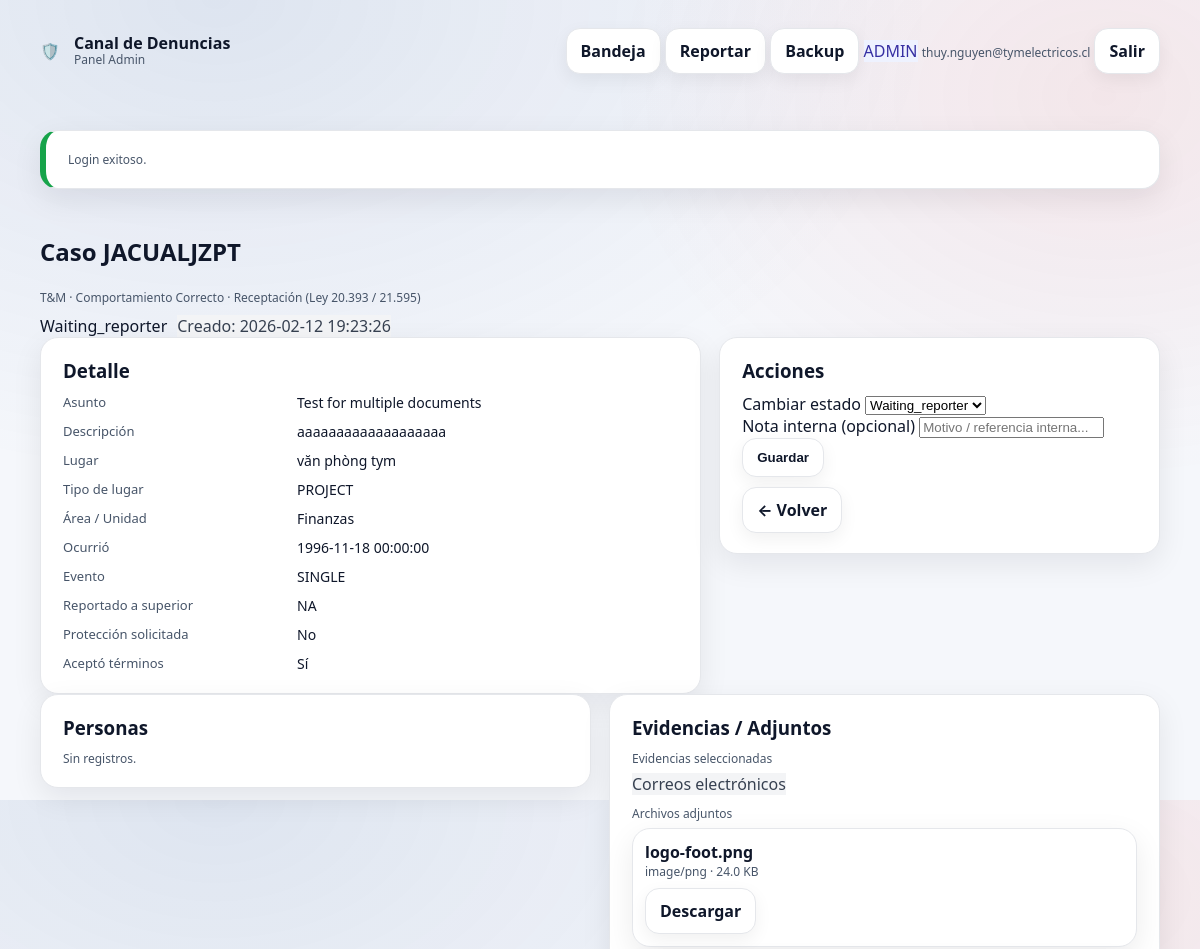
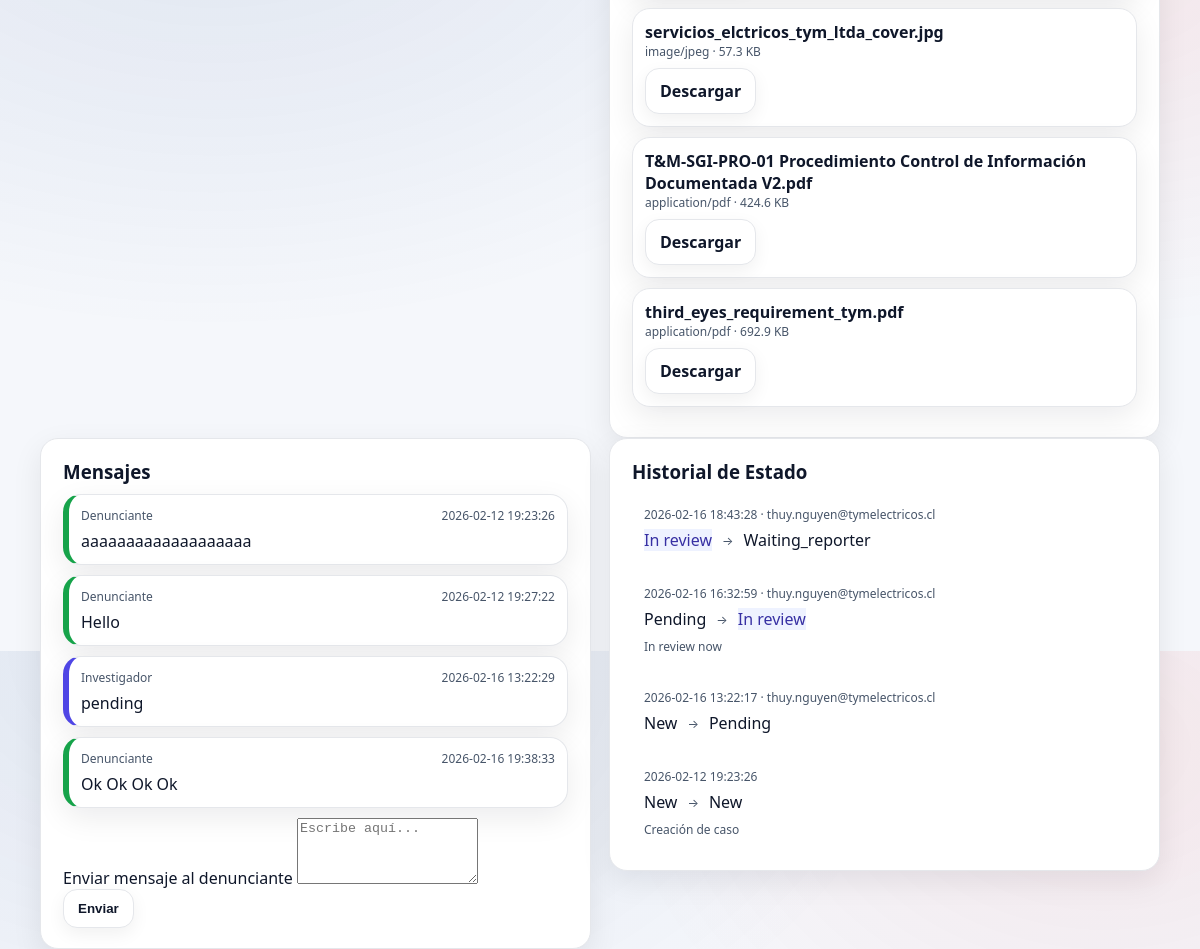
/admin/report_view.php?id=53 (signed in), run on the app's committed database (2 pictures, top to bottom).
### tables this page shows
CREATE TABLE `portal_admin_user` (
  `id` int(11) NOT NULL,
  `email` varchar(190) NOT NULL,
  `full_name` varchar(160) DEFAULT NULL,
  `role` enum('ADMIN','INVESTIGATOR','READONLY') NOT NULL DEFAULT 'INVESTIGATOR',
  `password_hash` varchar(255) NOT NULL,
  `is_active` tinyint(1) NOT NULL DEFAULT 1,
  `last_login_at` datetime DEFAULT NULL,
  `created_at` timestamp NOT NULL DEFAULT current_timestamp()
);

CREATE TABLE `portal_report` (
  `id` bigint(20) NOT NULL,
  `company_id` int(11) NOT NULL,
  `category_id` int(11) DEFAULT NULL,
  `secondary_classification` varchar(255) DEFAULT NULL,
  `report_key` varchar(16) NOT NULL,
  `password_hash` varchar(255) NOT NULL,
  `is_anonymous` tinyint(1) NOT NULL DEFAULT 1,
  `reporter_name` varchar(120) DEFAULT NULL,
  `reporter_rut` varchar(20) DEFAULT NULL,
  `reporter_email` varchar(160) DEFAULT NULL,
  `reporter_cargo` varchar(120) DEFAULT NULL,
  `reporter_phone` varchar(60) DEFAULT NULL,
  `subject` varchar(200) NOT NULL,
  `description` mediumtext NOT NULL,
  `location` varchar(200) DEFAULT NULL,
  `location_type` enum('COMPANY','PROJECT','REMOTE','OTHER') DEFAULT NULL,
  `area_unit` varchar(160) DEFAULT NULL,
  `occurred_at` datetime DEFAULT NULL,
  `event_kind` enum('SINGLE','REITERATED') NOT NULL DEFAULT 'SINGLE',
  `event_period` varchar(160) DEFAULT NULL,
  `reported_to_superior` enum('YES','NO','NA') NOT NULL DEFAULT 'NA',
  `protection_requested` tinyint(1) NOT NULL DEFAULT 0,
  `protection_detail` varchar(500) DEFAULT NULL,
  `status` varchar(32) NOT NULL DEFAULT 'NEW',
  `terms_accepted` tinyint(1) NOT NULL DEFAULT 0,
  `terms_accepted_at` datetime DEFAULT NULL,
  `terms_accepted_ip` varchar(45) DEFAULT NULL,
  `terms_accepted_ua` varchar(255) DEFAULT NULL,
  `evidence_other_detail` varchar(500) DEFAULT NULL,
  `created_at` timestamp NOT NULL DEFAULT current_timestamp(),
  `updated_at` timestamp NULL DEFAULT NULL ON UPDATE current_timestamp()
);

CREATE TABLE `portal_company` (
  `id` int(11) NOT NULL,
  `name` varchar(120) NOT NULL,
  `slug` varchar(80) NOT NULL,
  `logo_path` varchar(255) DEFAULT NULL,
  `is_active` tinyint(1) NOT NULL DEFAULT 1,
  `created_at` timestamp NOT NULL DEFAULT current_timestamp()
);

CREATE TABLE `portal_category_group` (
  `id` int(11) NOT NULL,
  `company_id` int(11) NOT NULL,
  `code` varchar(40) NOT NULL,
  `name` varchar(160) NOT NULL,
  `law_ref` varchar(80) DEFAULT NULL,
  `description` text DEFAULT NULL,
  `sort_order` int(11) NOT NULL DEFAULT 0,
  `is_active` tinyint(1) NOT NULL DEFAULT 1,
  `created_at` timestamp NOT NULL DEFAULT current_timestamp()
);

CREATE TABLE `portal_category` (
  `id` int(11) NOT NULL,
  `company_id` int(11) NOT NULL,
  `group_id` int(11) DEFAULT NULL,
  `code` varchar(40) DEFAULT NULL,
  `name` varchar(120) NOT NULL,
  `is_active` tinyint(1) NOT NULL DEFAULT 1,
  `sort_order` int(11) NOT NULL DEFAULT 0,
  `created_at` timestamp NOT NULL DEFAULT current_timestamp()
);

CREATE TABLE `portal_evidence_type` (
  `id` int(11) NOT NULL,
  `code` varchar(40) NOT NULL,
  `name` varchar(120) NOT NULL
);

CREATE TABLE `portal_report_attachment` (
  `id` bigint(20) NOT NULL,
  `report_id` bigint(20) NOT NULL,
  `stored_path` varchar(255) NOT NULL,
  `original_name` varchar(255) NOT NULL,
  `mime_type` varchar(120) NOT NULL,
  `size_bytes` bigint(20) NOT NULL DEFAULT 0,
  `sha256` char(64) DEFAULT NULL,
  `created_at` timestamp NOT NULL DEFAULT current_timestamp()
);

CREATE TABLE `portal_report_message` (
  `id` bigint(20) NOT NULL,
  `report_id` bigint(20) NOT NULL,
  `sender_type` enum('REPORTER','INVESTIGATOR') NOT NULL DEFAULT 'REPORTER',
  `message` mediumtext NOT NULL,
  `created_at` timestamp NOT NULL DEFAULT current_timestamp()
);

CREATE TABLE `portal_report_status_history` (
  `id` bigint(20) NOT NULL,
  `report_id` bigint(20) NOT NULL,
  `old_status` varchar(32) NOT NULL,
  `new_status` varchar(32) NOT NULL,
  `note` varchar(500) DEFAULT NULL,
  `changed_by_admin_id` int(11) DEFAULT NULL,
  `created_at` timestamp NOT NULL DEFAULT current_timestamp()
);

### admin/report_view.php (the view, shortened to what the rows shown need)
<?php
require_once __DIR__ . "/_admin_bootstrap.php";
$db = db_conn();
$admin = admin_require_login($db);
$id = (int)($_GET['id'] ?? 0);
function fetch_report(mysqli $db, int $id): ?array {
  $sql = "SELECT
            r.*,
            c.name AS company_name,
            cat.name AS category_name,
            g.name AS group_name,
            g.law_ref AS law_ref
          FROM portal_report r
          JOIN portal_company c ON c.id = r.company_id
          LEFT JOIN portal_category cat ON cat.id = r.category_id
          LEFT JOIN portal_category_group g ON g.id = cat.group_id
          WHERE r.id = ? LIMIT 1";
  $st = $db->prepare($sql);
  $st->bind_param("i", $id);
  $st->execute();
  $res = $st->get_result();
  $row = $res->fetch_assoc();
  return $row ?: null;
}
$report = fetch_report($db, $id);
$evidence = [];
$rse = $db->prepare("SELECT et.code, et.name
                     FROM portal_report_evidence re
                     JOIN portal_evidence_type et ON et.id = re.evidence_type_id
                     WHERE re.report_id = ?
                     ORDER BY et.id ASC");
$rse->bind_param("i", $id);
$rse->execute();
$rese = $rse->get_result();
while ($row = $rese->fetch_assoc()) $evidence[] = $row;
$attachments = [];
$rsa = $db->prepare("SELECT * FROM portal_report_attachment WHERE report_id = ? ORDER BY id ASC");
$rsa->bind_param("i", $id);
$rsa->execute();
$resa = $rsa->get_result();
while ($row = $resa->fetch_assoc()) $attachments[] = $row;
$messages = [];
$rsm = $db->prepare("SELECT * FROM portal_report_message WHERE report_id = ? ORDER BY created_at ASC");
$rsm->bind_param("i", $id);
$rsm->execute();
$resm = $rsm->get_result();
while ($row = $resm->fetch_assoc()) $messages[] = $row;
$history = [];
$rsh = $db->prepare("SELECT h.*, u.email AS admin_email
                     FROM portal_report_status_history h
                     LEFT JOIN portal_admin_user u ON u.id = h.changed_by_admin_id
                     WHERE h.report_id = ?
                     ORDER BY h.created_at DESC, h.id DESC");
$rsh->bind_param("i", $id);
$rsh->execute();
$resh = $rsh->get_result();
while ($row = $resh->fetch_assoc()) $history[] = $row;
require __DIR__ . "/_layout_top.php";
?>
<section class="hero" style="padding-top:26px">
  <h1>Caso <?= h($report['report_key']) ?></h1>
  <p class="small">
    <?= h($report['company_name']) ?> ·
    <?= h($report['group_name'] ?? '-') ?> ·
    <?= h($report['category_name'] ?? '-') ?>
    <?php if (!empty($report['law_ref'])): ?> (<?= h($report['law_ref']) ?>)<?php endif; ?>
  </p>
  <div style="display:flex;gap:10px;flex-wrap:wrap;margin-top:8px">
    <span class="tag <?= h(admin_status_tag_class((string)$report['status'])) ?>"><?= h(status_label((string)$report['status'])) ?></span>
    <span class="tag tag-neutral">Creado: <?= h($report['created_at']) ?></span>
  </div>
</section>
<div class="grid" style="grid-template-columns: 1.2fr .8fr; align-items:start">
  <div class="card">
    <div class="kv">
      <div class="k">Asunto</div><div class="v"><?= h($report['subject']) ?></div>
      <div class="k">Descripción</div><div class="v"><?= nl2br(h($report['description'])) ?></div>
      <div class="k">Lugar</div><div class="v"><?= h($report['location'] ?? '-') ?></div>
      <div class="k">Tipo de lugar</div><div class="v"><?= h($report['location_type'] ?? '-') ?></div>
      <div class="k">Área / Unidad</div><div class="v"><?= h($report['area_unit'] ?? '-') ?></div>
      <div class="k">Ocurrió</div><div class="v"><?= h($report['occurred_at'] ?? '-') ?></div>
      <div class="k">Evento</div><div class="v"><?= h($report['event_kind'] ?? '-') ?> <?= !empty($report['event_period']) ? ' · '.h($report['event_period']) : '' ?></div>
      <div class="k">Reportado a superior</div><div class="v"><?= h($report['reported_to_superior'] ?? '-') ?></div>
      <div class="k">Protección solicitada</div><div class="v"><?= ((int)$report['protection_requested']===1) ? 'Sí' : 'No' ?></div>
      <div class="k">Aceptó términos</div><div class="v"><?= ((int)$report['terms_accepted']===1) ? 'Sí' : 'No' ?></div>
    </div>
  </div>
  <div class="card">
    <form method="post" class="form-grid" style="margin-bottom:10px">
      <div>
        <label>Nota interna (opcional)</label>
        <input name="note" placeholder="Motivo / referencia interna..." <?= admin_can_edit($admin) ? '' : 'disabled' ?>>
      </div>
    </form>
  </div>
</div>
<div class="grid" style="grid-template-columns: 1fr 1fr; align-items:start">
  <div class="card">
    <div style="margin-bottom:10px">
      <div class="small" style="margin-bottom:6px">Evidencias seleccionadas</div>
      <?php if (!$evidence): ?>
        <span class="tag tag-neutral">Ninguna</span>
      <?php else: ?>
        <?php foreach ($evidence as $e): ?>
          <span class="tag tag-neutral"><?= h($e['name']) ?></span>
        <?php endforeach; ?>
      <?php endif; ?>
    </div>
    <div>
      <?php if (!$attachments): ?>
        <div class="small">Sin archivos.</div>
      <?php else: ?>
        <?php foreach ($attachments as $a): ?>
          <div class="card" style="padding:12px;margin:0 0 10px">
            <div style="font-weight:800"><?= h($a['original_name']) ?></div>
            <div class="small"><?= h($a['mime_type']) ?> · <?= h(admin_format_bytes((int)$a['size_bytes'])) ?></div>
            <div style="margin-top:8px">
              <a class="btn btn-ghost" href="<?= admin_link('/admin/download.php?id='.(int)$a['id']) ?>">Descargar</a>
            </div>
          </div>
        <?php endforeach; ?>
      <?php endif; ?>
    </div>
  </div>
</div>
<div class="grid" style="grid-template-columns: 1fr 1fr; align-items:start">
  <div class="card">
    <?php if (!$messages): ?>
      <div class="small">Aún no hay mensajes.</div>
    <?php else: ?>
      <?php foreach ($messages as $m): ?>
        <?php $fromInv = ($m['sender_type'] ?? '') === 'INVESTIGATOR'; ?>
        <div class="card" style="padding:12px;margin:0 0 10px;border-left:6px solid <?= $fromInv ? '#4f46e5' : '#16a34a' ?>;">
          <div class="small" style="display:flex;justify-content:space-between;gap:10px">
            <span><?= $fromInv ? 'Investigador' : 'Denunciante' ?></span>
            <span><?= h($m['created_at']) ?></span>
          </div>
          <div style="margin-top:6px"><?= nl2br(h($m['message'])) ?></div>
        </div>
      <?php endforeach; ?>
    <?php endif; ?>
    <form method="post" class="form-grid" style="margin-top:10px">
      <div>
        <label>Enviar mensaje al denunciante</label>
        <textarea name="message" rows="4" placeholder="Escribe aquí..." <?= admin_can_edit($admin) ? '' : 'disabled' ?>></textarea>
      </div>
    </form>
  </div>
  <div class="card">
    <?php if (!$history): ?>
      <div class="small">Sin historial (verifica que creaste la tabla portal_report_status_history).</div>
    <?php else: ?>
      <div class="timeline">
        <?php foreach ($history as $hrow): ?>
          <div class="item">
            <div class="meta">
              <?= h($hrow['created_at']) ?>
              <?php if (!empty($hrow['admin_email'])): ?>
                · <?= h($hrow['admin_email']) ?>
              <?php endif; ?>
            </div>
            <div style="display:flex;gap:10px;align-items:center;flex-wrap:wrap">
              <span class="tag <?= h(admin_status_tag_class((string)$hrow['old_status'])) ?>"><?= h(status_label((string)$hrow['old_status'])) ?></span>
              <span class="small">→</span>
              <span class="tag <?= h(admin_status_tag_class((string)$hrow['new_status'])) ?>"><?= h(status_label((string)$hrow['new_status'])) ?></span>
            </div>
            <?php if (!empty($hrow['note'])): ?>
              <div class="small" style="margin-top:8px"><?= h($hrow['note']) ?></div>
            <?php endif; ?>
          </div>
        <?php endforeach; ?>
      </div>
    <?php endif; ?>
  </div>
</div>
<?php require __DIR__ . "/_layout_bottom.php"; ?>

### admin/_layout_top.php (shortened to what the rows shown need)
<?php
$admin = $admin ?? null;
?>
<!doctype html>
<html lang="es">
<head>
  <link rel="stylesheet" href="<?= base_url() ?>/assets/css/portal.css">
  <link rel="stylesheet" href="<?= base_url() ?>/assets/css/admin.css">
</head>
<body>
<header class="topbar">
  <div class="container" style="display:flex;align-items:center;justify-content:space-between;gap:16px">
    <nav class="navlinks">
      <a class="btn btn-ghost" href="<?= admin_link('/admin/index.php') ?>">Bandeja</a>
      <a class="btn btn-ghost" href="<?= admin_link('/reportar.php') ?>">Reportar</a>
      <?php if ($admin): ?>
        <?php if (admin_is_admin($admin)): ?>
          <a class="btn btn-ghost" href="<?= admin_link('/admin/backup.php') ?>">Backup</a>
        <?php endif; ?>
        <span class="tag <?= h(admin_status_tag_class('IN_REVIEW')) ?>"><?= h($admin['role']) ?></span>
        <span class="small"><?= h($admin['email']) ?></span>
        <a class="btn" href="<?= admin_link('/admin/logout.php') ?>">Salir</a>
      <?php endif; ?>
    </nav>
  </div>
</header>
<main class="page">
  <div class="container">

### data on the page
portal_admin_user: role "ADMIN", email "thuy.nguyen@tymelectricos.cl"
portal_report: report_key "JACUALJZPT", company.name "T&M", portal_category_group.name "Comportamiento Correcto", category.name "Receptación", portal_category_group.law_ref "Ley 20.393 / 21.595", status "Waiting_reporter", created_at "2026-02-12 19:23:26", subject "Test for multiple documents", description "aaaaaaaaaaaaaaaaaaa", location "văn phòng tym", location_type "PROJECT", area_unit "Finanzas", occurred_at "1996-11-18 00:00:00", event_kind "SINGLE", reported_to_superior "NA"
portal_evidence_type: name "Correos electrónicos"
portal_report_attachment: original_name "logo-foot.png", mime_type "image/png", size_bytes "24.0 KB"
portal_report_attachment: original_name "servicios_elctricos_tym_ltda_cover.jpg", mime_type "image/jpeg", size_bytes "57.3 KB"
portal_report_attachment: original_name "T&M-SGI-PRO-01 Procedimiento Control de Información Documentada V2.pdf", mime_type "application/pdf", size_bytes "424.6 KB"
portal_report_attachment: original_name "third_eyes_requirement_tym.pdf", mime_type "application/pdf", size_bytes "692.9 KB"
portal_report_message: sender_type "Denunciante", created_at "2026-02-12 19:23:26", message "aaaaaaaaaaaaaaaaaaa"
portal_report_message: sender_type "Denunciante", created_at "2026-02-12 19:27:22", message "Hello"
portal_report_message: sender_type "Investigador", created_at "2026-02-16 13:22:29", message "pending"
portal_report_message: sender_type "Denunciante", created_at "2026-02-16 19:38:33", message "Ok Ok Ok Ok"
portal_report_status_history: created_at "2026-02-16 18:43:28", changed_by_admin.email "thuy.nguyen@tymelectricos.cl", old_status "In review", new_status "Waiting_reporter"
portal_report_status_history: created_at "2026-02-16 16:32:59", changed_by_admin.email "thuy.nguyen@tymelectricos.cl", old_status "Pending", new_status "In review", note "In review now"
portal_report_status_history: created_at "2026-02-16 13:22:17", changed_by_admin.email "thuy.nguyen@tymelectricos.cl", old_status "New", new_status "Pending"
portal_report_status_history: created_at "2026-02-12 19:23:26", old_status "New", new_status "New", note "Creación de caso"

### other printed values
$flash['msg'] "Login exitoso."
form field new_status "Waiting_reporter"
